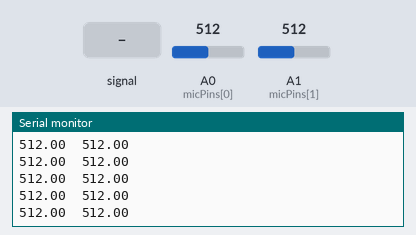
The sketch below on a simulated Teensy 3. Shown: the last lines printed to the serial monitor. Inputs (shaded band) come from the test bench; at power-on: A0 (micPins[0]) = 512, A1 (micPins[1]) = 512 (analog values on the 0–1023 scale).

Above: at 1.2 s.
1.3 s: A0 (micPins[0]) fed a 200 Hz sine of ±81 counts around its level
At 2.6 s:
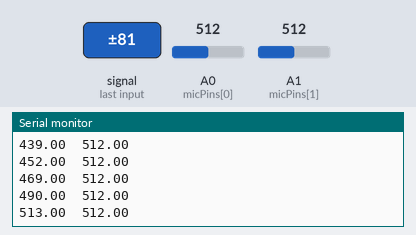
2.8 s: A1 (micPins[1]) fed a 200 Hz sine of ±81 counts around its level
4.3 s: A0 (micPins[0]) set to 122
At 5.2 s:
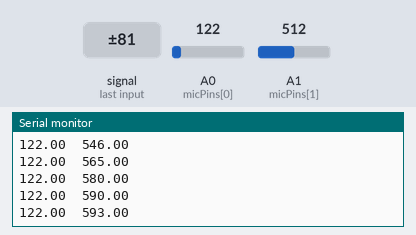
5.8 s: A1 (micPins[1]) set to 0
Timing chart, 0 to 6.2 s (numbered marks = the images above; inputs shaded):
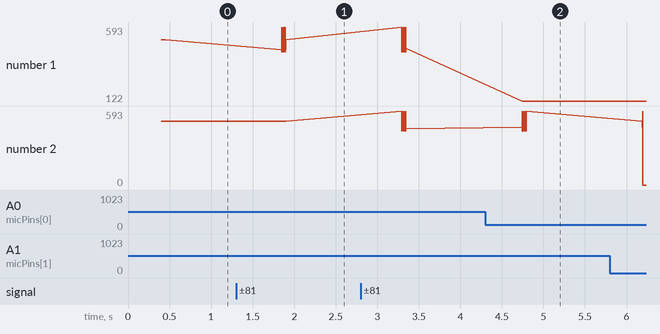

Measured:
- after the input at 1.3 s, the serial monitor: prints a new line after 0.55 s (image 1)
- plotted number 1: 512 → 513 after the input at 1.3 s

The sketch:

sample-waveform-test.ino
```cpp
/* Records samples into samples[2][numSamples]
 * And sends the recorded waveforms on serial
 * So that the serial plotter can plot them on one graph
 * teensy 3.6 can reach 200+kHz with two mics at 10bit res
 * and 150+khz at 12bit res
 */

const int micPins[] = {A0, A1};
const int numMics = sizeof(micPins)/sizeof(int);

IntervalTimer samplingTimer;
const int numSamples = 500;   //total number of samples in waveform
volatile int sampleCounter;   //must be volatile because is used in both main() and ISR
float samples[numMics][numSamples]; //stores 2 waveforms

const int ANALOG_READ_RESOLUTION = 10;
const int ANALOG_READ_AVERAGING = 1;
const int fs = 50000;    //sampling frequency

//to properly resolve one cycle of a waveform of frequency f,
// numsamples >= fs / f or f >= fs / numSamples should be true

void setup() {
  Serial.begin(115200);
  //to (hopefully) ensure that the serial plotter plots two graphs
//  for (int i = 0; i < 50; i++){
//    Serial.println("100\t100");
//    delay(15);
//  }

  for (int i = 0; i < numMics; i++)
    pinMode(micPins[i], INPUT);

  analogReadResolution(ANALOG_READ_RESOLUTION);
  analogReadAveraging(ANALOG_READ_AVERAGING);
}

void loop() {
//  Serial.println("Beginning sampling...");
  //record start time of sample taking
  long beginTime = millis();
  samplingBegin();
  //wait for sampling to complete
  while (sampleCounter < numSamples);     //waiting for sampling to finish

  //now print all samples to serial port
  for (int i = 0; i < numSamples; i++){
    for (int m = 0; m < numMics; m++){
      Serial.print(samples[m][i]);
      Serial.print('\t');
    }
    Serial.println("");
    //delay for python program?
    //delay(10);
  }

//  Serial.print("Done sampling in ");
//  Serial.print(millis() - beginTime);
//  Serial.println("ms.");
//  Serial.println("Waiting for 1 seconds");
  delay(1000);
}

//record samples into samples[2][numSamples]
//should I do a noInterrupt in this callback?
void samplingCallback() {
  for (int m = 0; m < numMics; m++){
    samples[m][sampleCounter] = analogRead(micPins[m]);
  }

  sampleCounter++;
  if (sampleCounter >= numSamples) {
    samplingTimer.end();
  }
}

//initialise samplingTimer
void samplingBegin() {
  //initialise the sampling timer to an interval of 1000000/fs uS
  sampleCounter = 0;
  samplingTimer.begin(samplingCallback, 1000000 / fs);
}
```
